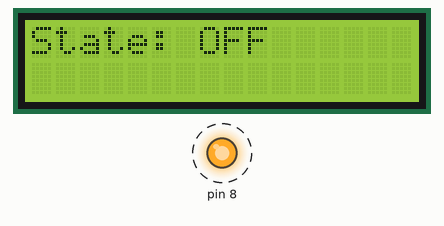
Simulated run of this sketch. Board: Arduino Uno, built with avr-gcc and run on an emulated ATmega328P. Parts: 16×2 character LCD, output pins drawn as LEDs (lit = HIGH). Dashed ring = blinking.

Above: at 0.1 s.
At 1.1 s:
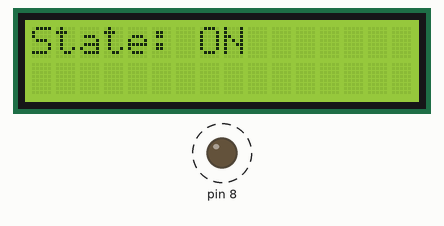
Timing chart, 0 to 130.0 s (numbered marks = the images above):
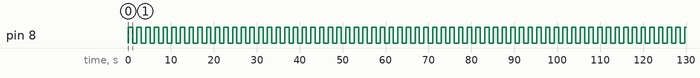

The sketch:

relay_test.ino
```cpp
#include <LiquidCrystal_I2C.h>

LiquidCrystal_I2C lcd(0x27,16,2);  // set the LCD address for a 16 chars and 2 line display

void setup() {
  // put your setup code here, to run once:
  pinMode(8, OUTPUT);

  // for display
  lcd.init();
  lcd.clear();
  lcd.backlight();


}

void loop() {
  // put your main code here, to run repeatedly:
  digitalWrite(8,HIGH);

  lcd.clear();
  lcd.setCursor(0,0);
  lcd.print("State: OFF");
  delay(1000);

  digitalWrite(8,LOW);

  lcd.clear();
  lcd.setCursor(0,0);
  lcd.print("State: ON");
  delay(1000);
}
```

Measured:
- by itself, pin 8: alternates HIGH for 1.0 s and LOW for 1.0 s
